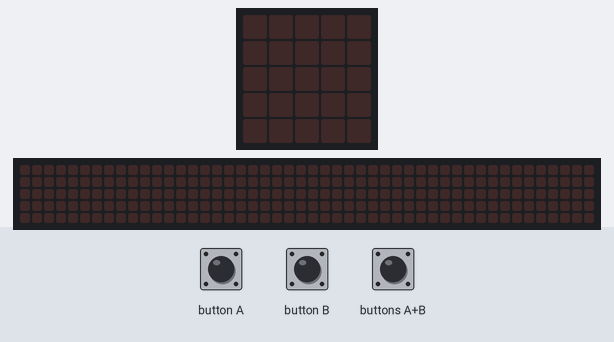
The program below on a simulated BBC micro:bit (MakeCode). On the bench: the board's 5×5 LED display, a strip that is not on the board, showing the scrolling text unrolled. Inputs (shaded band) come from the test bench. Random numbers come from a fixed seed; the 48×5 strip is a reading aid, not a part: it shows the text the display is scrolling, unrolled, one strip-width of it at a time.

Above: at 1.2 s.
1.3 s: button B pressed for 0.15 s
At 1.52 s:
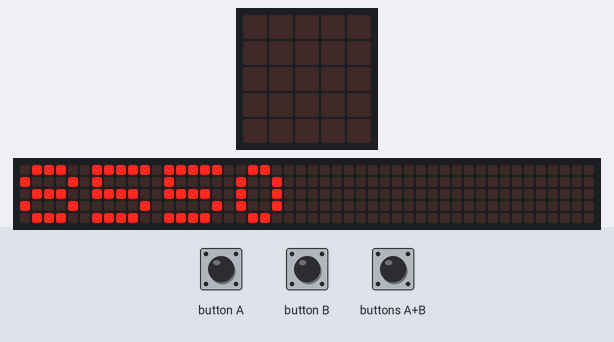
At 1.97 s:
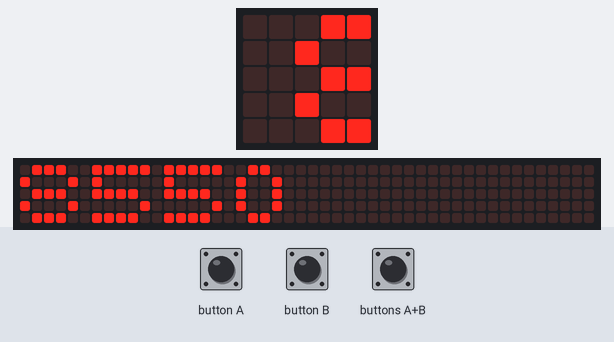
4.3 s: buttons A+B pressed for 0.15 s
At 6.3 s:
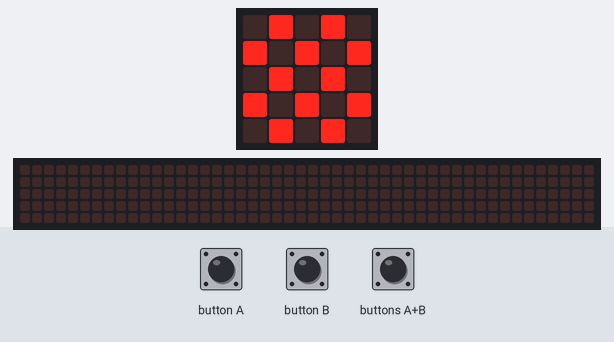
7.3 s: button A pressed for 0.15 s
10.4 s: buttons A+B pressed for 1 s
At 12.4 s:
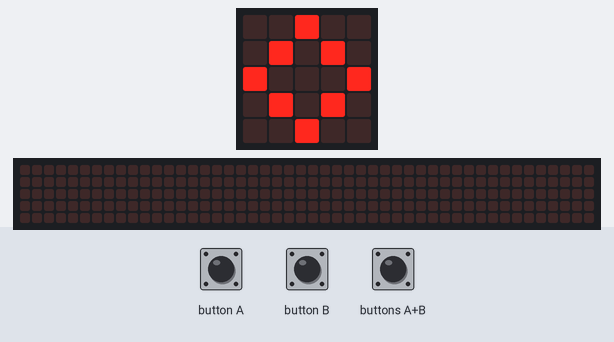

The program:

main.ts
```typescript
let start = 0
let elapsed = 0
let score = 0
input.onButtonPressed(Button.A, function () {
    start = input.runningTime()
    for (let index = 0; index < 3; index++) {
        basic.showIcon(IconNames.Square)
        basic.showIcon(IconNames.SmallSquare)
    }
})
input.onButtonPressed(Button.AB, function () {
    basic.clearScreen()
    for (let index = 0; index < 2; index++) {
        if (Math.randomBoolean()) {
            for (let index = 0; index < 3; index++) {
                basic.showIcon(IconNames.Diamond)
                basic.showIcon(IconNames.SmallDiamond)
            }
        } else if (false) {
            for (let index = 0; index < 3; index++) {
                basic.showIcon(IconNames.Ghost)
                basic.showIcon(IconNames.Skull)
            }
        } else {
            for (let index = 0; index < 3; index++) {
                basic.showIcon(IconNames.Chessboard)
                basic.showLeds(`
                    # . # . #
                    . # . # .
                    # . # . #
                    . # . # .
                    # . # . #
                    `)
            }
        }
    }
})
input.onButtonPressed(Button.B, function () {
    elapsed = input.runningTime() - start
    score = Math.abs(elapsed - 10000)
    basic.showNumber(score)
})
```

test.ts
```typescript
// 在這裡測試；當此封包作為擴充功能時，將不會編譯此內容。
```

Measured:
- after the input at 1.3 s, the display: changes after 0.15 s (image 1)
- what the display in image 3 shows lasts 0.6 s, from 6.0 s to 6.6 s
